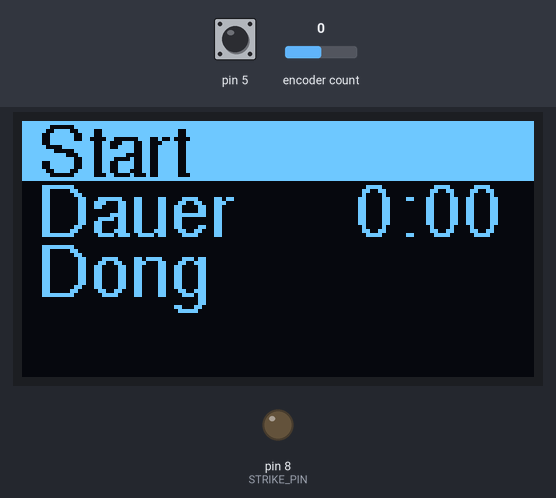
A sketch run on a simulated Arduino Uno, built with avr-gcc and run on an emulated ATmega328P. On the bench: 128×64 one-colour display, output pins drawn as LEDs (lit = HIGH). The test bench sets the inputs (shaded band); at power-on: pin 5 HIGH, encoder count 0. The display library's start-up logo is not drawn; what the sketch prints to the serial monitor is not drawn.

Above: at 2.3 s.
2.4 s: pin 5 pulled LOW for 0.15 s
At 4.7 s:
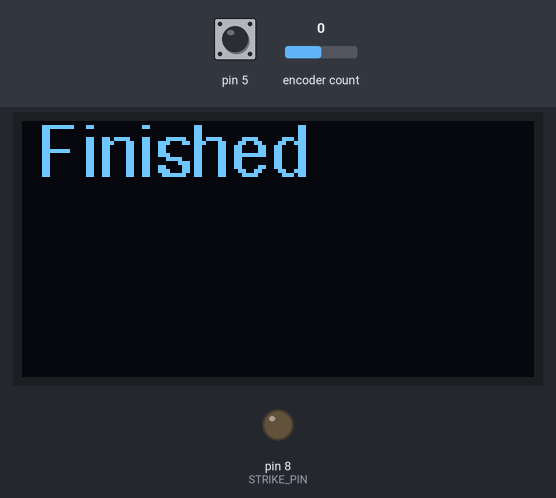
5.2 s: pin 5 pulled LOW for 1 s
At 7.4 s:
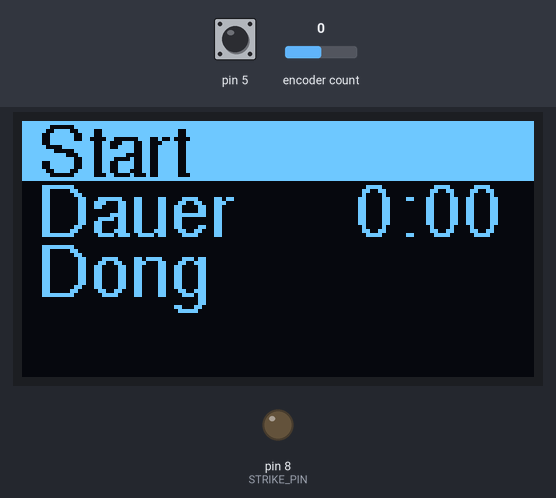
8.3 s: encoder count set to 1
At 8.8 s:
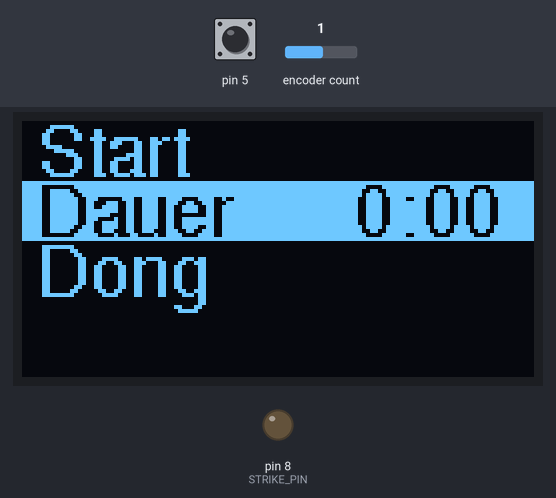
9.8 s: encoder count set to 2
At 10.3 s:
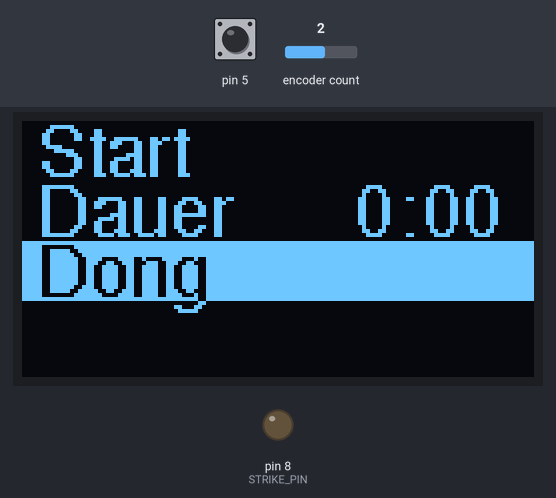
11.3 s: pin 5 pulled LOW for 0.15 s
At 12.5 s:
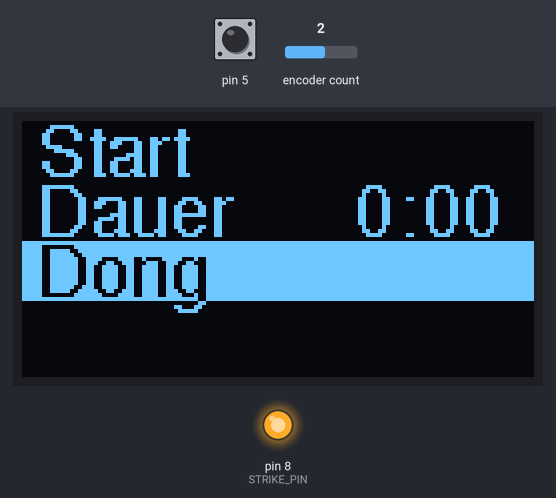
Timing chart, 0 to 14.3 s (numbered marks = the images above; inputs shaded):
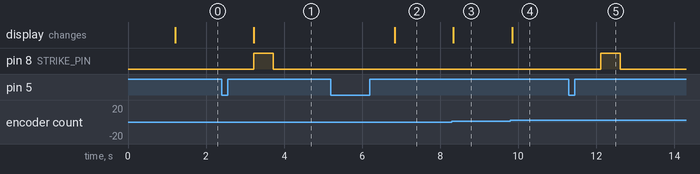

The sketch:

MeditationsTimer.ino
```cpp
#include <Servo.h>

#include "Arduino.h"
#include <MsTimer2.h>
#include <ClickEncoder.h>
#include <EEPROMex.h>
#include "DisplayTime.h"
#include "Menu.h"
#include "SetMyTime.h"
#include "Timer.h"
#include "DoAction.h"

#include <Wire.h>
#include <Adafruit_GFX.h>
#include <Adafruit_SSD1306.h>


Menu *menu;
SetMyTime *settime;
Timer *timer;

ClickEncoder *encoder;
int16_t last, value;
byte nextState = 255;
byte lastState=255;
byte currentState=0;

#define OLED_RESET     4 // Reset pin # (or -1 if sharing Arduino reset pin)
#define SCREEN_ADDRESS 0x3D ///< See datasheet for Address; 0x3D for 128x64, 0x3C for 128x32
#define SCREEN_WIDTH 128 // OLED display width, in pixels
#define SCREEN_HEIGHT 64 // OLED display height, in pixels
Adafruit_SSD1306 display(SCREEN_WIDTH, SCREEN_HEIGHT, &Wire, OLED_RESET);


void timerIsr() {
  encoder->service();
}


void setup() {
  Serial.begin(9600);


  encoder = new ClickEncoder(7, 6, 5, 4);
  if(!display.begin(SSD1306_SWITCHCAPVCC, SCREEN_ADDRESS)) {
    Serial.println(F("SSD1306 allocation failed"));
    for(;;); // Don't proceed, loop forever
  }

  display.display();
  delay(1000); // Pause for 2 seconds

  MsTimer2::set(1,timerIsr);
  MsTimer2::start();
  //Timer1.initialize(1000);

  //Timer1.attachInterrupt(timerIsr);

  last = -1;
  //uView.begin();
  //uView.clear(PAGE);      // clear the page buffer

  //displayTime.show(1099);
  doAction.init();


  delay(100);
  display.clearDisplay();
  Serial.println(F("After Clear"));
  // Draw a single pixel in white
  display.drawPixel(10, 10, SSD1306_WHITE);
  display.drawPixel(20, 20, SSD1306_WHITE);
  display.display();

  menu = new Menu(&display);
  timer = new Timer(&display);
  settime = new SetMyTime(&display);


}

void loop() {

//Serial.print("11");
  value += encoder->getValue();
  if (value != last) {

    Serial.print("Encoder Value: ");
    Serial.println(value);


  }
  ClickEncoder::Button b = encoder->getButton();
  //Serial.println(currentState);
  switch (currentState)
  {
    // Statemachine
    // jeweils refresh mit button & value, dann Abfrage von nextState: -1 nix, oder nummer.

    // bei Nummer z.B. Wert abfragen  und speichern und nÃ¤chsten State aufrufen.
    case 0:
      if (lastState != currentState)
      {
        menu->start(value, settime->time());
        lastState = currentState;
      }
      menu->refresh(value, b);
      nextState = menu->nextState();
      if (nextState != 255)
      {
        Serial.print("nextState ");
        Serial.println(nextState);
        currentState = nextState;
      }
    break;
    case 1:
      if (lastState != currentState)
      {
        timer->start(value, settime->time());
        lastState = currentState;
      }
      timer->refresh(value, b);
      nextState = timer->nextState();
      if (nextState != 255)
      {
        //Serial.print("nextState ");
        //Serial.println(nextState);
        currentState = nextState;
      }


    break;
    case 2:
      if (lastState != currentState)
      {
        //Serial.println(value);
        settime->start(value);
        lastState = currentState;
      }
      settime->refresh(value, b);
      nextState = settime->nextState();
      if (nextState != 255)
      {
        currentState = nextState;
      }
    break;
    case 3:
      Serial.print("Case 3");


    break;

  }
  last = value;

}
```

DisplayTime.cpp
```cpp
#include "Arduino.h"
#include "DisplayTime.h"

#include <Adafruit_GFX.h>
#include <Adafruit_SSD1306.h>
//#include <Fonts/FreeSans18pt7b.h>

DisplayTime::DisplayTime()
{
}


void DisplayTime::show(uint16_t time, Adafruit_SSD1306 *_display)
{
  //Serial.println(time);
  //_display->setFont(&FreeSans18pt7b);
  _display->setTextSize(2);
  _display->setCursor(20,40);
  byte min = getMinute(time);
  if (min < 10)
  {
    _display->print(String("  ")+String(min));
  } else {
    _display->print(min);
  }

  _display->setCursor(70,40);
  byte sec = getSecond(time);
  if (sec < 10)
  {
    _display->print(String(0)+String(sec));

  } else {
    _display->print(sec);

  }

  _display->setCursor(64,40);
  _display->print(":");
}

void DisplayTime::showTimeInMenu(uint16_t time, Adafruit_SSD1306 *_display, uint16_t color)
{
  _display->setTextColor(color);
  _display->setCursor(73,28);
  byte min = getMinute(time);
  if (min < 10)
  {
    _display->print(String("  ")+String(min));
  } else {
    _display->print(min);
  }

  _display->setCursor(100,28);
  byte sec = getSecond(time);
  if (sec < 10)
  {
    _display->print(String(0)+String(sec));

  } else {
    _display->print(sec);

  }
  _display->setCursor(95,28);
  _display->print(":");
}

byte DisplayTime::getMinute(uint16_t time)
{
  return time/60;
}

byte DisplayTime::getSecond(uint16_t time)
{
  return time%60;
}

DisplayTime displayTime;
```

DisplayTime.h
```cpp
#ifndef DisplayTime_h
#define DisplayTime_h

#include "Arduino.h"

#include <Adafruit_GFX.h>
#include <Adafruit_SSD1306.h>

class DisplayTime
{
  public:
    DisplayTime();
    void show(uint16_t time, Adafruit_SSD1306 *_display);
    void showTimeInMenu(uint16_t time, Adafruit_SSD1306 *_display, uint16_t color);
  private:
    byte getMinute(uint16_t time);
    byte getSecond(uint16_t time);
};

extern DisplayTime displayTime;

#endif
```

DoAction.cpp
```cpp
#include "Arduino.h"
#include "DoAction.h"

#define STRIKE_PIN     8

DoAction::DoAction(){
}
void DoAction::strike() {
  digitalWrite(STRIKE_PIN, HIGH);
  delay(500);
  digitalWrite(STRIKE_PIN, LOW);
}
void DoAction::out() {
}
void DoAction::in() {
}
void DoAction::init() {
  pinMode(STRIKE_PIN, OUTPUT);
}


DoAction doAction;
```

DoAction.h
```cpp
/*
Display Time for MicroView
*/
#ifndef DoAction_h
#define DoAction_h

#include "Arduino.h"

class DoAction
{
  public:
    DoAction();
    void out();
    void in();
    void strike();
    void init();
    void refresh();
  private:


};

extern DoAction doAction;

#endif
```

Menu.cpp
```cpp
#include "Arduino.h"
#include "Menu.h"
#include <ClickEncoder.h>

#include "DisplayTime.h"
#include "DoAction.h"
#include <Adafruit_GFX.h>
#include <Adafruit_SSD1306.h>
#include <Fonts/FreeSans9pt7b.h>

Menu::Menu(Adafruit_SSD1306 *display) :
		_last(0), _menuPosition(1), _maxMenuItems(3), _nextState(255), t(false), previousMillis(
				0) {
          _display = display;
}

void Menu::refresh(int16_t rotaryValue, ClickEncoder::Button b) {
	//Serial.println("Refresh:");
	if (rotaryValue != _last) {
		if (_last > rotaryValue) {
			_menuPosition--;
		} else {
			_menuPosition++;
		}
		if (_menuPosition < 1) {
			_menuPosition = _maxMenuItems;
		}
		if (_menuPosition > _maxMenuItems) {
			_menuPosition = 1;
		}

		//display();
	}

	display();

	if (b != ClickEncoder::Open) {
		switch (b) {
		case ClickEncoder::Clicked:
			switch (_menuPosition) {
			case 1:
				_nextState = 1;
				break;
			case 2:
				_nextState = 2;

				break;
			case 3:
				//_nextState = 3;
       doAction.strike();
				break;
			case 4:
				_nextState = 4;
				break;
			}
			break;
		}
	}
	_last = rotaryValue;

}

void Menu::start(int16_t rotaryValue, uint16_t zeit) {
	previousMillis = millis();
	_last = rotaryValue;
	_menuPosition = 1;
	_nextState = 255;
  _time = zeit;
	display();
	//Serial.println("Start");
	//Serial.println(_last);
}

byte Menu::nextState() {
	return _nextState;
}

void Menu::display() {
  _display->clearDisplay();
  _display->setFont(&FreeSans9pt7b);
  _display->setTextSize(1);
  _display->setTextColor(SSD1306_WHITE);
  _display->setCursor(4, 13);
  _display->print("Start");
  _display->setCursor(4, 28);
  _display->print("Dauer");
   _display->setCursor(4, 43);
  _display->print("Dong");
//  _display->setCursor(4, 43);
//  _display->print("Zeit 1");
//  _display->setCursor(4, 58);
//  _display->print("Zeit 2");
  displayTime.showTimeInMenu(_time,_display, SSD1306_INVERSE);
  _display->fillRect(0, (_menuPosition - 1) * 15, 128, 15, SSD1306_INVERSE);
  _display->display();
}

void Menu::drawBitmap(uint8_t * bitArray) {
	//uint8_t *screenmemory = uView.getScreenBuffer();
	//for (int i=0; i<(64 * 48 / 8); i++)
	//screenmemory[i] = bitArray[i];
}
```

Menu.h
```cpp
/*
  Menu.h - Rotary Encoder Menu Class for MicroView
*/
#ifndef Morse_h
#define Morse_h

#include <stdint.h>
#include "Arduino.h"
#include <ClickEncoder.h>
#include <Adafruit_GFX.h>
#include <Adafruit_SSD1306.h>

class Menu
{
  public:
    Menu(Adafruit_SSD1306 *display);
    void start(int16_t rotaryValue, uint16_t zeit);
    void refresh(int16_t rotaryValue, ClickEncoder::Button b);
    byte nextState();
  private:
    int16_t _last;
    byte _menuPosition;
    byte _nextState;
    byte _maxMenuItems;
    long previousMillis;
    uint16_t _time;
    bool t;
    Adafruit_SSD1306 *_display;
    void display();
    void drawBitmap(uint8_t * bitArray);
};

#endif
```

SetMyTime.cpp
```cpp
#include "Arduino.h"
#include "SetMyTime.h"
#include <ClickEncoder.h>

#include "DisplayTime.h"
#include <EEPROMex.h>

#include <Adafruit_GFX.h>
#include <Adafruit_SSD1306.h>
#include <Fonts/FreeSans9pt7b.h>

SetMyTime::SetMyTime(Adafruit_SSD1306 *display) :
		_test(0), _last(0), _nextState(255), _time(10) {
  _display = display;
	Serial.println("SetMyTime");
	//Serial.println(_time);
}

void SetMyTime::refresh(int16_t rotaryValue, ClickEncoder::Button b) {

	if (rotaryValue != _last) {
		/*
		 Serial.print("Refresh:");
		 Serial.print(_last);
		 Serial.print("-");
		 Serial.println(rotaryValue);
		 */
		uint16_t dif = 10;

		if (_time < 30) {
			dif = 1;
		}
		if (_last > rotaryValue) {
			_time -= dif;
		} else {
			_time += dif;
		}
		if (_time < 1) {
			_time = 1;
		}
		if (_time > 2000) {
			_time = 2000;
		}

	}

	if (b != ClickEncoder::Open) {
		switch (b) {
		case ClickEncoder::Clicked:
			_nextState = 0;
			save();
			break;
		}
	}
	display();
	_last = rotaryValue;

}

void SetMyTime::start(int16_t rotaryValue) {
	_nextState = 255;
	_last = rotaryValue;
	_test = rotaryValue;
	_time = EEPROM.readInt(0);
	/*
	 Serial.println("Start: rot");
	 Serial.print(rotaryValue);
	 Serial.print("_last");
	 Serial.print(_last);
	 Serial.println("_test");
	 Serial.println(_test);
	 */
}

byte SetMyTime::nextState() {
	return _nextState;
}

uint16_t SetMyTime::time() {
	_time = EEPROM.readInt(0);
	return _time;
}

void SetMyTime::display() {
    //_display->clearDisplay();
      _display->fillRect(64, 1 * 15, 128, 15, SSD1306_WHITE);
    displayTime.showTimeInMenu(_time,_display, SSD1306_INVERSE);
    _display->display();
}

void SetMyTime::save() {
	EEPROM.updateInt(0, _time);
}
```

SetMyTime.h
```cpp
/*
  SetMyTime.h - SubClass for MeditationTimer
*/
#ifndef SetMyTime_h
#define SetMyTime_h

#include <stdint.h>
#include "Arduino.h"
#include <ClickEncoder.h>
#include "DisplayTime.h"
#include <EEPROMex.h>

#include <Adafruit_GFX.h>
#include <Adafruit_SSD1306.h>


class SetMyTime
{
  public:
    SetMyTime(Adafruit_SSD1306 *display);
    void start(int16_t rotaryValue);
    void refresh(int16_t rotaryValue, ClickEncoder::Button b);
    uint16_t time();
    byte nextState();
  private:
    int16_t _test;
    int16_t _last;
    byte _nextState;
    uint16_t _time;
    Adafruit_SSD1306 *_display;


    void display();
    void save();

};

#endif
```

Timer.cpp
```cpp
#include "Arduino.h"
#include "Timer.h"
#include <ClickEncoder.h>

#include "DisplayTime.h"
#include "DoAction.h"

#include <Adafruit_GFX.h>
#include <Adafruit_SSD1306.h>


Timer::Timer(Adafruit_SSD1306 *display) :
		_last(0), _nextState(255), _time(0), _startMillis(0), percent(0), _currentTime(
				0), _finished(false) {
          _display = display;

	//Serial.println("Timer");
}

void Timer::refresh(int16_t rotaryValue, ClickEncoder::Button b) {

	unsigned long diff = ((millis() - _startMillis));


	if (!_finished) {
		//Serial.println(_time*1000);
		//Serial.println(diff);
		//Serial.println(float(diff)/float(_time*1000));
		unsigned long t = _time;
		t = t*1000;
		unsigned long x = (diff*1000)/(t);
		//Serial.print(diff*1000);
		//Serial.print("-");
		//Serial.print(t);
		//Serial.print("-");
		//Serial.print(x);
		//Serial.print("-");
		percent = float(float(x)/float(1000));
		//Serial.println(percent);
		_currentTime = _time - diff / 1000;
   //Serial.println(_currentTime);
	}

	if (_currentTime > 0) {
		display();

		//Serial.print(" c:");
		//Serial.print(_currentTime);
		//Serial.print(" m:");
		//Serial.print(millis());
		//Serial.print(" d:");
		//Serial.println(diff);


	} else {
		if (!_finished) {
			_currentTime = 0;
			_finished = true;
			displayFinished();
      doAction.strike();
		}
	}

	if (b != ClickEncoder::Open) {
		switch (b) {
		case ClickEncoder::Clicked:
			doAction.out();
			_nextState = 0;
			break;
		}
	}
	_last = rotaryValue;

}

void Timer::start(int16_t rotaryValue, uint16_t zeit) {
  Serial.println("Start");
	_nextState = 255;
	_finished = false;
	_time = zeit;
	_currentTime = zeit;
	percent = 0;
	_last = rotaryValue;
	_startMillis = millis();
	Serial.print(_time);
	//teeServo.in();
}

byte Timer::nextState() {
	return _nextState;
}

void Timer::display() {
    _display->clearDisplay();
    _display->setTextSize(1);
    _display->setTextColor(SSD1306_WHITE);

	  displayTime.show(_currentTime, _display);
  	byte w = 128 * percent;
    _display->fillRect(0, 0, w, 5, SSD1306_WHITE);
    _display->display();
}

void Timer::displayFinished() {

    _display->clearDisplay();
    _display->setTextSize(1);
    _display->setTextColor(SSD1306_WHITE);
    _display->setCursor(4, 13);
    _display->print("Finished");
    _display->display();

}
```

Timer.h
```cpp
/*
  Timer.h - SubClass for TeaAutomat
*/
#ifndef Timer_h
#define Timer_h

#include <stdint.h>
#include "Arduino.h"
#include <ClickEncoder.h>
#include "DisplayTime.h"

#include <Adafruit_GFX.h>
#include <Adafruit_SSD1306.h>


class Timer
{
  public:
    Timer(Adafruit_SSD1306 *display);
    void start(int16_t rotaryValue,uint16_t zeit);
    void refresh(int16_t rotaryValue, ClickEncoder::Button b);
    byte nextState();
  private:
    int16_t _last;
    byte _nextState;
    uint16_t _time;
    unsigned long _startMillis;
    float percent;
    uint16_t _currentTime;
    bool _finished;
    Adafruit_SSD1306 *_display;
    void display();
    void displayFinished();

};

#endif
```

Measured:
- after the input at 2.4 s, pin 8 (STRIKE_PIN): LOW → HIGH after 0.82 s, → LOW 0.50 s later; the display: changes after 0.82 s (image 1)
- after the input at 5.2 s, the display: changes after 1.6 s (image 2)
- after the input at 8.3 s, the display: changes at once (image 3)
- after the input at 9.8 s, the display: changes after 0.05 s (image 4)
- after the input at 11.3 s, pin 8 (STRIKE_PIN): LOW → HIGH after 0.81 s, → LOW 0.50 s later
